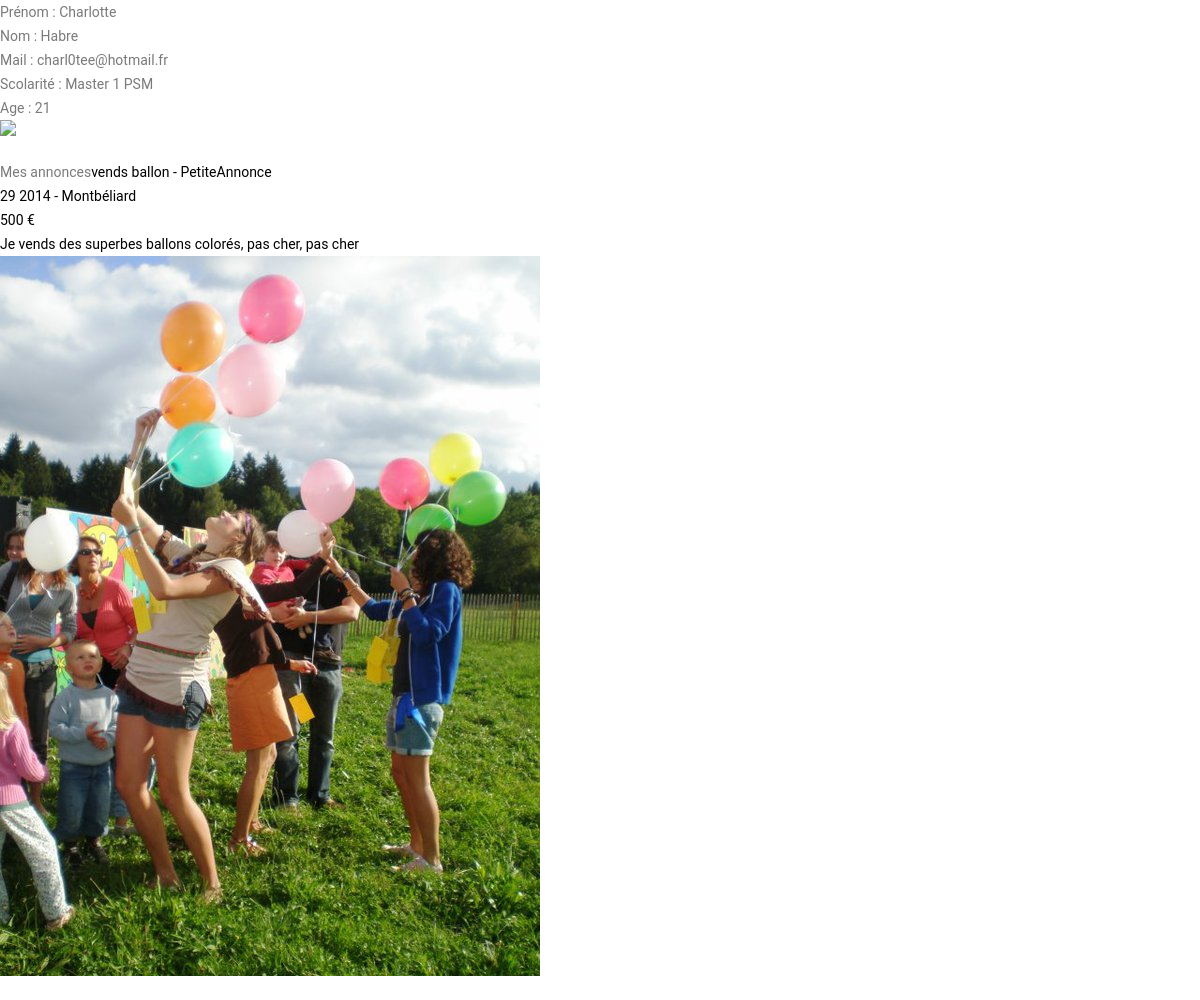
The app's page /profil.php (signed in) with its own data.
### tables this page shows
CREATE TABLE IF NOT EXISTS `Membre` (
  `IdMembre` int(11) NOT NULL AUTO_INCREMENT,
  `NomMembre` varchar(30) DEFAULT NULL,
  `PrenomMembre` varchar(30) DEFAULT NULL,
  `MdpMembre` varchar(30) DEFAULT NULL,
  `MailMembre` varchar(40) DEFAULT NULL,
  `ScolMembre` varchar(100) DEFAULT NULL,
  `AgeMembre` int(2) DEFAULT NULL,
  `PhotoMembre` varchar(100) DEFAULT NULL,
  PRIMARY KEY (`IdMembre`)
);

CREATE TABLE IF NOT EXISTS `Annonce` (
  `IdAnn` int(11) NOT NULL AUTO_INCREMENT,
  `TitreAnn` varchar(100) DEFAULT NULL,
  `PrixAnn` decimal(10,0) DEFAULT NULL,
  `DateAnn` date DEFAULT NULL,
  `DescrAnn` text,
  `CatAnn` varchar(15) DEFAULT NULL,
  `IdMembre` int(11) NOT NULL,
  `IdLocal` int(11) NOT NULL,
  PRIMARY KEY (`IdAnn`)
);

CREATE TABLE IF NOT EXISTS `Localisation` (
  `IdLocal` int(11) NOT NULL AUTO_INCREMENT,
  `VilleLocal` varchar(50) DEFAULT NULL,
  `CodePostLocal` varchar(5) DEFAULT NULL,
  PRIMARY KEY (`IdLocal`)
);

### profil.php (the view, shortened to what this page needs)
<!DOCTYPE html>
<html>
	<head>
		<link rel="stylesheet" type="text/css" href="style.css" />
	</head>
	<body>
		<div id="content">
		<?php
			include("connect_bdd.php");
			$requet_membre="SELECT NomMembre, PrenomMembre, MailMembre, ScolMembre, AgeMembre, PhotoMembre FROM Membre WHERE MailMembre='".$_SESSION['mail']."'";
			$result_membre=mysql_query($requet_membre) or die("Erreur de base de données.");
			$membre=mysql_fetch_row($result_membre);
			echo "Prénom : ".$membre[1]."<br /> Nom : ".$membre[0]."<br /> Mail : ".$membre[2]."<br /> Scolarité : ".$membre[3]."<br /> Age : ".$membre[4]."<br />";
			echo "<img src='imgProfil/".$membre[5].".jpg'/><br />";
			echo "Mes annonces";
			$requet = "SELECT Annonce.IdAnn, Annonce.TitreAnn, Annonce.PrixAnn, Annonce.CatAnn, Annonce.DescrAnn, Localisation.VilleLocal, Annonce.DateAnn, Image.UrlImage FROM Annonce, Localisation, Image, Membre WHERE Localisation.IdLocal=Annonce.IdLocal AND Image.IdAnn=Annonce.IdAnn AND Membre.IdMembre=Annonce.IdMembre AND Membre.MailMembre='".$_SESSION['mail']."'";
			$result = mysql_query($requet) or die ("Erreur de la base de données.");
			while($affiche = mysql_fetch_row($result)) {
				echo "<a href='annonce.php?id=".$affiche[0]."'>".$affiche[1]." - ".$affiche[3]."<br />".datefr($affiche[6])." - ".$affiche[5]."<br />".$affiche[2]." €<br />".$affiche[4]."</a> <br />";
				echo "<img src='imgAnnonce/".$affiche[7].".jpg'/><br />";
			}
			function datefr($date) {
				$split = split("-",$date);
				$annee = $split[0];
				$mois = $split[1];
				$jour = $split[2];
				$moisfr = array("","Janvier","Février","Mars","Avril","Mai","Juin","Juillet","Août","Septembre","Octobre","Novembre","Décembre");
				return "$jour"." "."$moisfr[$mois]"." "."$annee";
			}
		?>
		</div>
	</body>
</html>

### ipress/style.css (style rules this page uses)
html, body, div, span, applet, object, iframe, h1, h2, h3, h4, h5, h6, p, blockquote, pre, a, abbr, acronym, address, big, cite, code, del, dfn, em, img, ins, kbd, q, s, samp, small, strike, strong, sub, sup, tt, var, b, u, i, center, dl, dt, dd, ol, ul, li, fieldset, form, label, legend, table, caption, tbody, tfoot, thead, tr, th, td, article, aside, canvas, details, embed, figure, figcaption, footer, header, hgroup, menu, nav, output, ruby, section, summary, time, mark, audio, video { margin: 0; padding: 0; border: 0; font-size: 100%; font: inherit; vertical-align: baseline; }
article, aside, details, figcaption, figure, footer, header, hgroup, menu, nav, section, img { display: block; }
body { line-height: 1; }
* { outline: none; padding: 0px; margin: 0px }
body { margin: 0 auto; color: #7A7A7A; line-height: 24px; font-family: "Roboto", Helvetica, Tahoma, Arial; font-weight: 400; font-size: 14px }
img { border: none; max-width: 100%; }
a { color: #000; text-decoration: none; -webkit-transition: color 0.1s ease-in-out; transition: color 0.1s ease-in-out; }

### records on screen
membre: PrenomMembre "Charlotte", NomMembre "Habre", MailMembre "charl0tee@hotmail.fr", ScolMembre "Master 1 PSM", AgeMembre "21"
annonce: TitreAnn "vends ballon", CatAnn "PetiteAnnonce", DateAnn "29 2014", IdLocal.VilleLocal "Montbéliard", PrixAnn "500", DescrAnn "Je vends des superbes ballons colorés, pas cher, pas cher"
